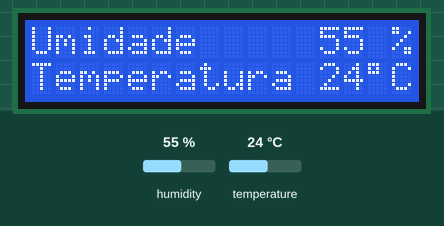
The sketch below on a simulated Arduino Uno, built with avr-gcc and run on an emulated ATmega328P. On the bench: 16×2 character LCD. The inputs (shaded band) are chosen by the test bench; at power-on: humidity 55 %, temperature 24 °C.

Above: at 1.2 s.
1.3 s: humidity set to 22 %
At 2.7 s:
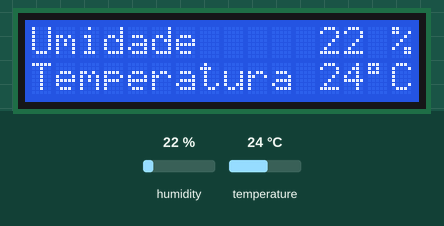
3.6 s: temperature set to 12 °C
At 5.1 s:
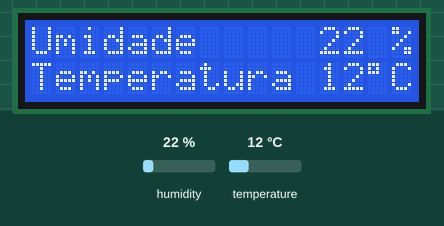
5.7 s: humidity set to 40 %
At 7.4 s:
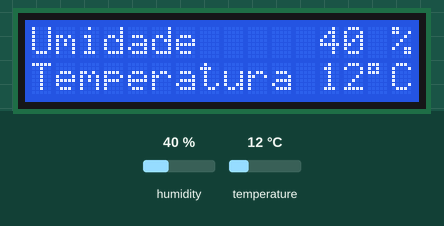
7.7 s: temperature set to 19 °C
At 8.7 s:
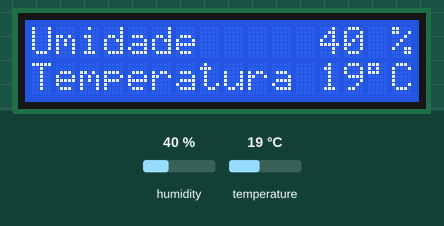
Timing chart, 0 to 10.7 s (numbered marks = the images above; inputs shaded):
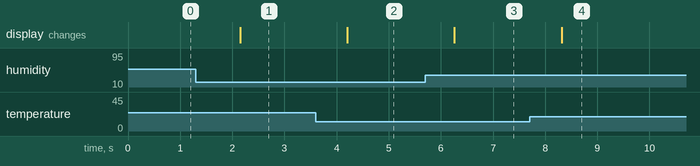

Measured:
- after the input at 1.3 s, the display: changes after 0.85 s (image 1)
- after the input at 3.6 s, the display: changes after 0.60 s (image 2)
- after the input at 5.7 s, the display: changes after 0.56 s (image 3)
- after the input at 7.7 s, the display: changes after 0.62 s (image 4)

The sketch:

ArduinoExibeClimaLCD16x2EscreveNaSerial.ino
```cpp
#include <LiquidCrystal.h>
#include <DHT11.h>

#define DHT11PIN                13
#define DHTLIB_ERROR_UNKNOWN	-3

#define STX  "\x02"  //ASCII-Code 02, inicio de texto
#define ETX  "\x03"  //ASCII-Code 03, fim de texto

#define LIDO_COM_SUCESSO                     0
#define SEM_DADOS_DISPONIVEIS_NA_SERIAL      250
#define COMANDO_INCOMPLETO                   -1

#define CMD_LER_CLIMA "LC#"

boolean possuiErro = false;
boolean deveEscreveNaSerial = false;
LiquidCrystal lcd(2, 3, 4, 5, 6, 7);
dht11 DHT11;

void setup() {
  Serial.begin(9600);
  lcd.begin(16, 2);
  lcd.clear();
  lcd.setCursor(0, 0);
}

void loop() {
  String commando = "";
  int resultadoDaLeitura = 0;

  resultadoDaLeitura = leiaComandoDaSerial(&commando);
  lcd.setCursor(0, 0);

  if(resultadoDaLeitura == LIDO_COM_SUCESSO){
    if(commando == CMD_LER_CLIMA){
      deveEscreveNaSerial = true;
    }
  }

  int chk = DHT11.read(DHT11PIN);

  if(chk == DHTLIB_OK){
    imprimaDados();
    possuiErro = false;
  } else{
    possuiErro = true;
    imprimaErro(chk);
  }

  delay(1000);
}

int leiaComandoDaSerial(String *commando){
  int statusLeitura = LIDO_COM_SUCESSO;

  if (Serial.available()) {
     char serialInByte;

     do{
       serialInByte = Serial.read();
       *commando = *commando + serialInByte;
     }while(serialInByte != '#' && Serial.available());

     if(serialInByte != '#') {
       statusLeitura = COMANDO_INCOMPLETO;
     }
  }else{
    statusLeitura = SEM_DADOS_DISPONIVEIS_NA_SERIAL;
  }

  return statusLeitura;
}

void imprimaDados(){
  if(possuiErro == true) limpaDisplay();

  lcd.print("Umidade     ");
  lcd.print(DHT11.humidity);
  lcd.print(" %");
  lcd.setCursor(0, 1);
  lcd.print("Temperatura ");
  lcd.print(DHT11.temperature);
  lcd.write(B11011111);
  lcd.print("C");

  if(deveEscreveNaSerial){
    Serial.print(STX);
    Serial.print("{");
    Serial.print("\"umidade\":");
    Serial.print(DHT11.humidity);
    Serial.print(",\"temperatura\":");
    Serial.print(DHT11.temperature);
    Serial.print("}");
    Serial.print(ETX);
    deveEscreveNaSerial = false;
  }
}

void imprimaErro(int chk){
  limpaDisplay();

  if(deveEscreveNaSerial){
    Serial.print(STX);
    Serial.print("{");
    Serial.print("\"erro\":");
  }

  switch (chk) {
    case DHTLIB_ERROR_CHECKSUM:
      lcd.print("Erro de integridade");
      if(deveEscreveNaSerial) Serial.print(DHTLIB_ERROR_CHECKSUM);
      break;
    case DHTLIB_ERROR_TIMEOUT:
      lcd.print("Erro de time out");
      if(deveEscreveNaSerial) Serial.print(DHTLIB_ERROR_TIMEOUT);
      break;
    default:
      lcd.print("Erro desconhecido");
      if(deveEscreveNaSerial) Serial.print(DHTLIB_ERROR_UNKNOWN);
  }

  if(deveEscreveNaSerial){
    Serial.print("}");
    Serial.print(ETX);
    deveEscreveNaSerial = false;
  }
}

void limpaDisplay(){
  lcd.clear();
  lcd.setCursor(0, 0);
}
```
